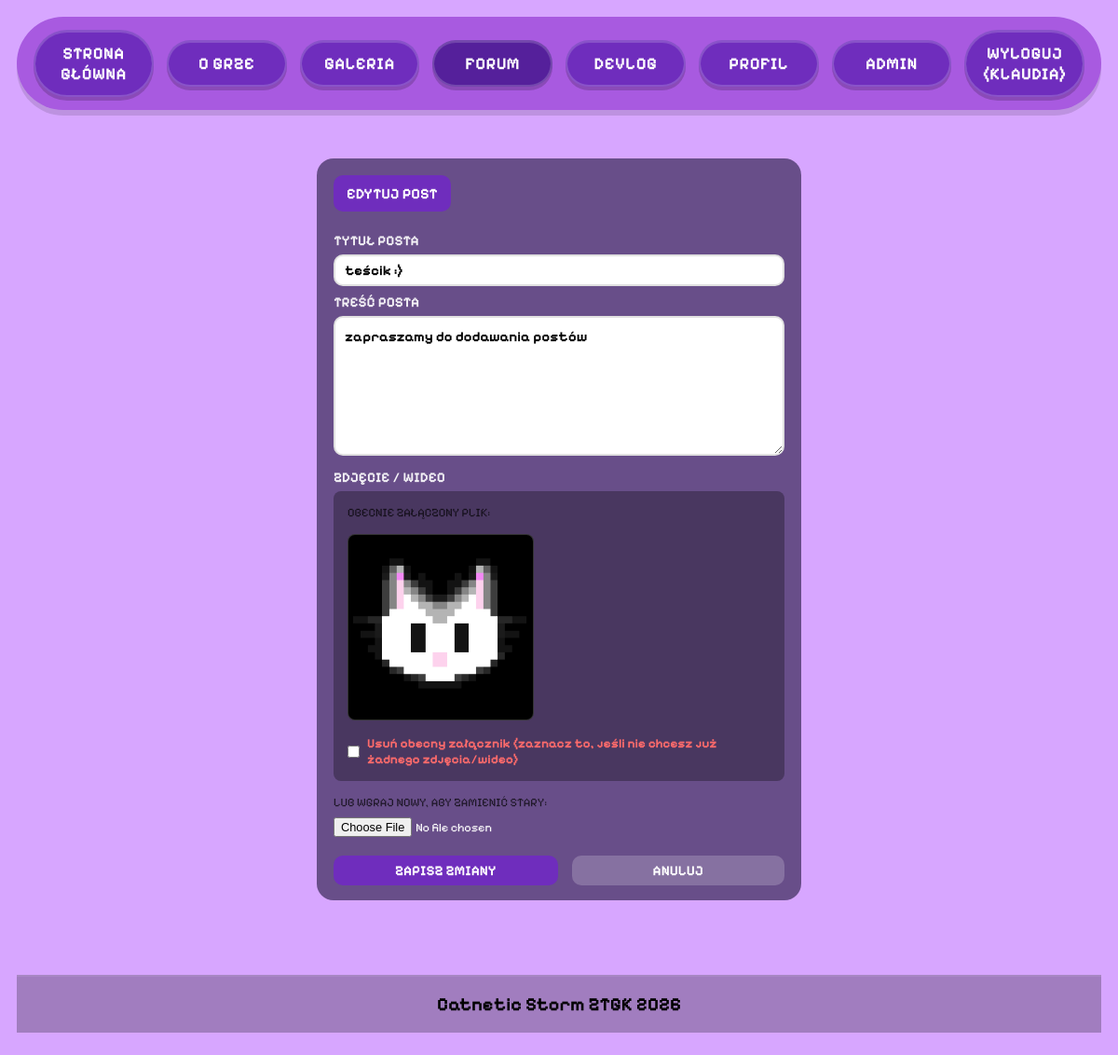
Screenshot of /forum_edit.php?id=2 (signed in) with the database file from the repository.
### tables this page shows
CREATE TABLE `forum_posts` (
  `post_id` int(11) NOT NULL,
  `user_id` int(11) NOT NULL,
  `title` varchar(255) NOT NULL,
  `content` text NOT NULL,
  `media_path` varchar(255) DEFAULT NULL,
  `media_type` enum('image','video','none') DEFAULT 'none',
  `created_at` datetime DEFAULT current_timestamp()
);

### forum_edit.php (the view, shortened to what this page needs)
<?php
require __DIR__ . '/includes/db.php';
$userId = (int)$_SESSION['user_id'];
$postId = (int)($_GET['id'] ?? 0);
$errors = [];
$stmt = $pdo->prepare("SELECT title, content, media_path, media_type FROM forum_posts WHERE post_id = ? AND user_id = ?");
$stmt->execute([$postId, $userId]);
$post = $stmt->fetch();
?>
<!DOCTYPE html>
<html lang="pl">
<head>
    <?php include __DIR__ . '/includes/head.php'; ?>
</head>
<body>
<?php include __DIR__ . '/includes/header.php'; ?>
<main class="page">
    <form class="auth-card" method="POST" enctype="multipart/form-data" style="max-width: 800px; margin: 40px auto;">
        <div class="auth-header">EDYTUJ POST</div>
        <div class="auth-field <?= isset($errors['title']) ? 'has-error' : '' ?>">
            <label class="auth-label">TYTUŁ POSTA</label>
            <input class="auth-input" name="title" type="text" value="<?= htmlspecialchars($_POST['title'] ?? $post['title']) ?>" required />
        </div>
        <div class="auth-field <?= isset($errors['content']) ? 'has-error' : '' ?>">
            <label class="auth-label">TREŚĆ POSTA</label>
            <textarea class="auth-input" name="content" rows="8" style="resize:vertical; min-height: 150px;" required><?= htmlspecialchars($_POST['content'] ?? $post['content']) ?></textarea>
        </div>
        <div class="auth-field <?= isset($errors['media']) ? 'has-error' : '' ?>">
            <label class="auth-label">ZDJĘCIE / WIDEO</label>
            <?php if ($post['media_type'] !== 'none' && $post['media_path']): ?>
                <div style="margin-bottom: 15px; padding: 15px; background: rgba(0,0,0,0.3); border-radius: 8px;">
                    <div style="font-size: 0.8rem; margin-bottom: 5px; opacity: 0.7;">OBECNIE ZAŁĄCZONY PLIK:</div>
                    <?php if ($post['media_type'] === 'image'): ?>
                        <img src="<?= htmlspecialchars($post['media_path']) ?>" class="current-media-preview" alt="Obecne zdjęcie">
                    <?php elseif ($post['media_type'] === 'video'): ?>
                        <video class="current-media-preview" controls>
                            <source src="<?= htmlspecialchars($post['media_path']) ?>" type="video/mp4">
                        </video>
                    <?php endif; ?>
                    <label class="checkbox-label">
                        <input type="checkbox" name="remove_media" value="1" style="width: auto; margin: 0;">
                        Usuń obecny załącznik (zaznacz to, jeśli nie chcesz już żadnego zdjęcia/wideo)
                    </label>
                </div>
            <?php endif; ?>
            <div style="font-size: 0.8rem; opacity: 0.7; margin-bottom: 5px; margin-top: 10px;">
                <?= ($post['media_type'] !== 'none' && $post['media_path']) ? 'LUB WGRAJ NOWY, ABY ZAMIENIĆ STARY:' : 'WGRAJ PLIK (OPCJONALNIE):' ?>
            </div>
            <input type="file" name="media" accept="image/*,video/mp4,video/webm" style="color: #fff; font-family: inherit; width: 100%; font-size: 0.8rem;" />
        </div>
        <div class="auth-actions" style="display: flex; gap: 15px; margin-top: 20px;">
            <button class="auth-btn" type="submit" style="flex: 1;">ZAPISZ ZMIANY</button>
            <a href="forum_manage.php" class="auth-btn" style="flex: 1; background: rgba(255,255,255,0.2); text-align: center; text-decoration: none; display: flex; align-items: center; justify-content: center;">ANULUJ</a>
        </div>
    </form>
</main>
<?php include __DIR__ . '/includes/footer.php'; ?>
</body>
</html>

### css/style.css (style rules this page uses)
:root { --bg: #d7a6ff; --menu-bg: #a85ae0; --pill: #6f2dbd; --pill-hover: #5c22a6; --pill-active: #55209b; --frame-bg: #b47ee0; --frame-border: #5a2aa4; }
* { box-sizing: border-box; font-family: inherit; }
body { margin: 0; font-family: 'Pixelify Sans', sans-serif; font-size: 20px; background: var(--bg); padding: 18px 18px 24px; display: flex; flex-direction: column; min-height: 100vh; }
main { width: 100%; display: flex; justify-content: center; padding: 0; flex: 1; }
.auth-card { width: min(520px, 92vw); background: rgba(74, 55, 104, .78); border-radius: 18px; padding: 18px 18px 16px; }
.auth-header { display: inline-block; background: #6f2dbd; color: #fff; padding: 10px 14px; border-radius: 10px; font-weight: 900; text-transform: uppercase; font-size: 16px; margin-bottom: 14px; }
.auth-label { display: block; color: rgba(255,255,255,.92); font-weight: 900; text-transform: uppercase; font-size: 15px; margin: 8px 0 6px; }
.auth-input { flex: 1; width: 100%; height: 34px; border-radius: 10px; border: 2px solid rgba(0,0,0,.12); padding: 0 10px; font-weight: 700; outline: none; }
.auth-btn { display: inline-flex; align-items: center; justify-content: center; width: 110px; height: 32px; background: #6f2dbd; color: #fff; border: 0; border-radius: 10px; font-family: 'Pixelify Sans', sans-serif; font-weight: 900; text-transform: uppercase; font-size: 15px; cursor: pointer; text-decoration: none; }
.auth-actions { display: flex; justify-content: flex-end; gap: 12px; margin-top: 20px; align-items: center; }
.auth-input, textarea.auth-input { font-family: 'Pixelify Sans', sans-serif; font-size: 15px; font-weight: 700; color: #000; }
textarea.auth-input { padding: 10px; line-height: 1.4; }
.page { width: 100%; max-width: 1400px; margin: 0 auto; padding: 0 18px; display: flex; flex-direction: column; align-items: center; }
.current-media-preview { margin-top: 10px; max-width: 100%; max-height: 200px; border-radius: 8px; border: 1px solid rgba(255,255,255,0.2); background: #000; }
.checkbox-label { display: flex; align-items: center; gap: 8px; font-size: 0.85rem; color: #ff6b6b; margin-top: 10px; cursor: pointer; font-weight: 700; }

### rows the page displays
forum_posts: title "teścik :)", content "zapraszamy do dodawania postów", media_path (picture)

### other values shown
$_SESSION['username'] "KLAUDIA"
